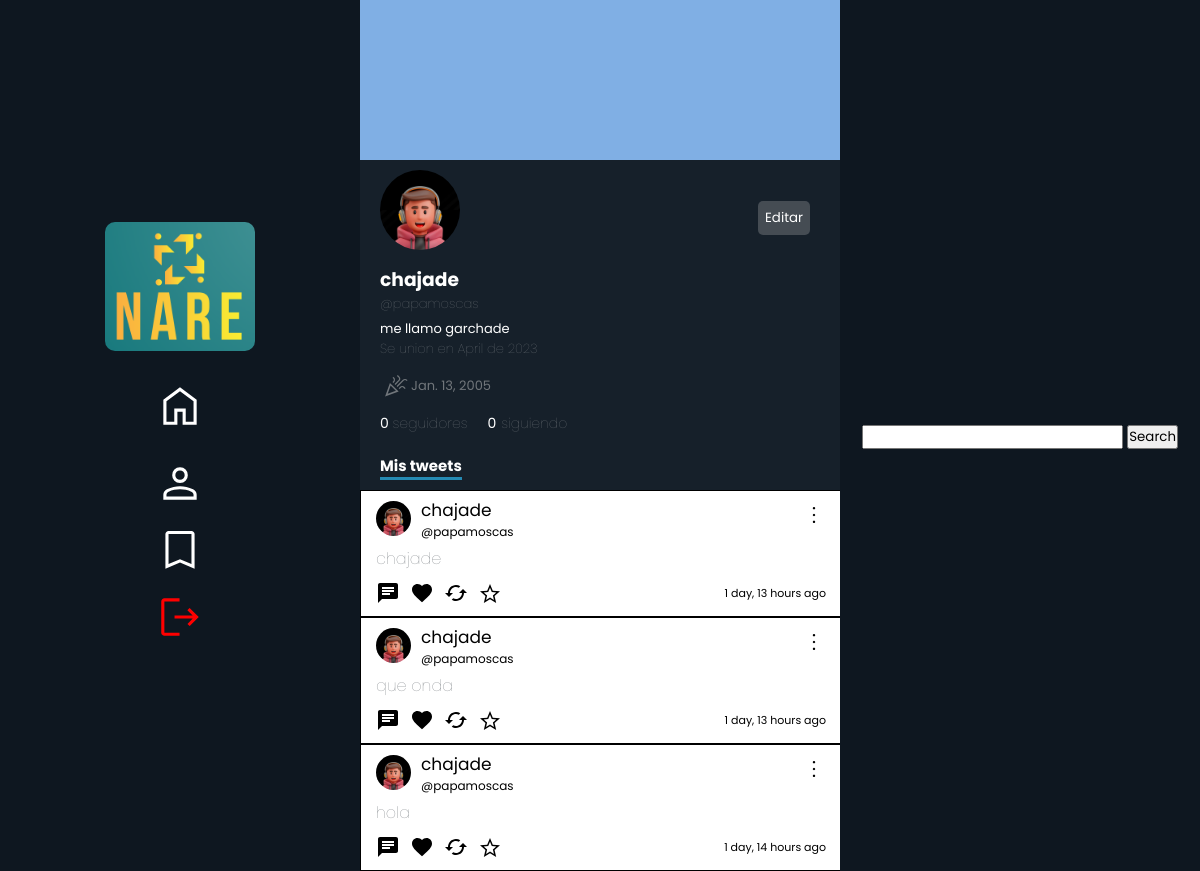
The page /profiles/13 (signed in) on the database as committed earlier.
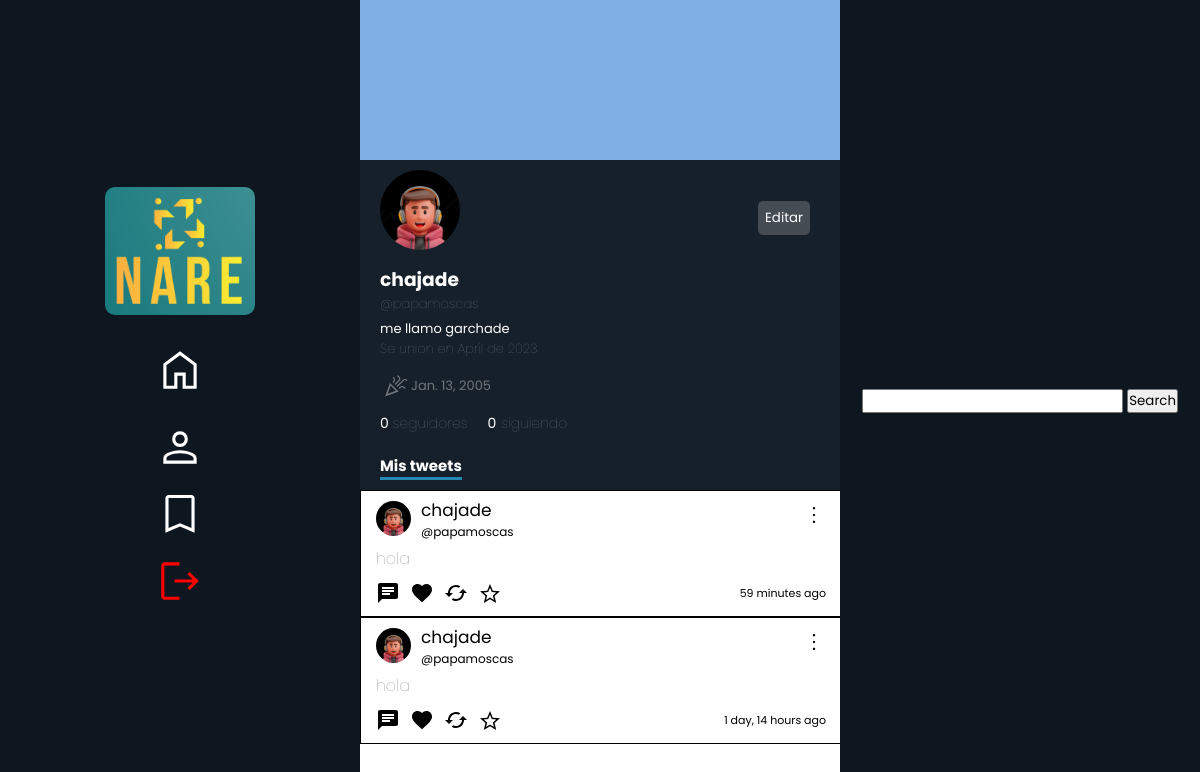
The same page on the database as committed later.
### profiles/models.py (models this page shows, shortened)
class Profiles(models.Model):
    user = models.ForeignKey(User, null=True, on_delete=models.CASCADE )
    username = models.CharField(max_length=30, null=True, default="")
    keeps = models.ManyToManyField(Tweet, related_name='kept_by_profiles', blank=True)
    biography = models.TextField(max_length=250,  null=True, default="", blank=True)
    profileImage = models.ImageField(null=True, blank=True, upload_to='profileImages')
    profileBanner = models.ImageField(null=True, blank=True, upload_to='profileBanners')
    followers = models.IntegerField(default=0)
    followers_users = models.ManyToManyField('self', symmetrical=False, related_name="followage", blank=True)
    followed_users = models.ManyToManyField('self', symmetrical=False, related_name='following', blank=True)
    birthday = models.DateField(null=True)
    webSite = models.CharField(null=True, max_length=100)
    created_at = models.DateTimeField(auto_now_add=True)

### tweet_profiles/models.py (models this page shows)
class Tweet_profile(models.Model):
    tweet = models.ForeignKey(Tweet, null=True, on_delete=models.CASCADE)
    profile = models.ForeignKey(Profiles, null=True, on_delete=models.CASCADE)

### tweets/models.py (models this page shows)
class Tweet(models.Model):
    user = models.ForeignKey(User, null=True, on_delete=models.CASCADE)
    content = models.TextField(max_length=180)
    created_at = models.DateTimeField(auto_now_add=True)
    likes = models.IntegerField(default=0)
    likes_users = models.ManyToManyField(User, related_name="likes_tweets")
    retweets = models.IntegerField(default=0)
    parent_tweet = models.IntegerField(null=True)

### profiles/views.py (the view)
# urls.py: path('profiles/<int:id>', views.myProfile, name="myProfile"),
def myProfile(request, id):
    cant_followers = 0
    cant_following = 0
    current_profile = ""
    current_profile = Profiles.objects.get(user__username = request.user.username)
    if request.user.is_authenticated and request.user.id == id:
        current_profile = Profiles.objects.get(user__username = request.user.username)
    user = Profiles.objects.get(id=id)
    followers = user.followers_users.all()
    following = user.followed_users.all()
    cant_following = user.followed_users.all().count()
    cant_followers = int(user.followers)
    tweets = Tweet_profile.objects.filter(profile__user__id=id).all()
    print(cant_followers)
    print(cant_following)
    cant_following = user.followed_users.all().count()
    return render(request, 'myProfile.html', {
        'usuario': user,
        'current_user': current_profile,
        'is_self': request.user.is_authenticated and request.user.id == id,
        'followers': followers,
        'cant_followers': cant_followers,
        'tweets': tweets,
        'cant_following': cant_following,
        'following': following
    })

### profiles/templates/myProfile.html (shortened to what this page needs)
{% extends 'base.html' %}
{% load static %}
    {% block content %}
    <link rel="stylesheet" href="{% static 'myProfile.css' %}">
    <link rel="stylesheet" href="{% static 'globalFeed.css' %}">
        <div class="profile">
            <div class="profile-banner">
            </div>
            <div class="profile-info">
                <div class="top">
                    {% if usuario.profileImage %}
                        <img src="{{usuario.profileImage.url}} " alt="" class="profilePhoto">
                    {% endif %}
                    {% if is_self %}
                        <button class="editButton">Editar</button>
                    {% endif %}
                </div>
                <div class="followName">
                    <h3 class="username">{{usuario.user.username}}</h3>
                </div>
                <h4 class="atName">@{{usuario.username}}</h4>
                {% if usuario.biography %}
                    <p class="userBiography">{{usuario.biography}}</p>
                {% endif %}
                <h4 class="createdAt">Se union en {{ usuario.created_at|date:"F" }} de {{ usuario.created_at|date:"Y" }}</h4>
                <div class="webAndCreated">
                    {% if usuario.birthday %}
                    <div class="userBirth">
                        <p>{{usuario.birthday}}</p>
                    </div>
                    {% endif %}
                </div>
                <div class="followers-info">
                    <a href="#" class="cant_followers">{{cant_followers}} <span>seguidores</span></a>
                    <a href="#" class="following">{{cant_following}}<span  class="cant_following">siguiendo</span></a>
                </div>
                <h1 class="myTweets">Mis tweets</h1>
            </div>
                <div class="tweets">
                    {% for tweet in tweets %}
                            {% include 'Tweet.html' %}
                    {% endfor %}
                </div>
            </div>
    {% endblock content %}

### tweets/templates/base.html (shortened to what this page needs)
{% load static %}
<!DOCTYPE html>
<html lang="es">
  <head>
    <link rel="stylesheet" href="{% static 'base.css' %}" />
  </head>
  <body>
    <div class="container">
      <nav class="navbar-1">
          <ul>
            <img src="{% static 'logo.png' %}" class="logo">
            <li><a href="{% url 'globalFeed' %}"><img  class="img-ul" src="{% static 'home_FILL0_wght400_GRAD0_opsz48.svg' %}"></a><li>
            {% if user.is_authenticated %}
            <li><a href="{% url 'myProfile' user.id %}"><img class="img-ul"  src="{% static 'person_FILL0_wght400_GRAD0_opsz48.svg'%}" ></a></li>
            <li><a href="{% url 'keeped' user.id %}"><img class="img-ul"  src="{% static 'bookmark_FILL0_wght400_GRAD0_opsz48.svg' %}"></a></li>
            <li><a href="{% url 'logout' %}"><img  class="img-ul" src="{% static 'logout_FILL0_wght400_GRAD0_opsz48.svg' %}"></a></li>
            {% else %}
            <li class="signupButton"><a href="{% url 'signup' %}" >SIGN UP</a></li>
            <li class="signinButton"><a href="{% url 'signin' %}">SIGN IN</a></li>
            {% endif %}
          </ul>
        </nav>
        <main class="baseMain">
          {% block content %}
          {% endblock %}
        </main>
      <nav class="navbar-2">
        <form action="{% url 'search' %}">
              <input type="text" class="searchbar" name="search">
              <button>
                Search
              </button>
            </form>
      </nav>
    </div>
  </body>
</html>

### tweets/templates/Tweet.html (shortened to what this page needs)
<a href="{% if tweet.tweet %}{% url 'tweetDetails' tweet.tweet.id %}{% else %}{% url 'tweetDetails' tweet.id %}{% endif %}" class="tweet">
    <div class="div-content" id="{{tweet.id}}">
        <div class="tweetHead">
            <div class="fotoPerfil">
                {% if tweet.profile.profileImage %}
                <img src="{{tweet.profile.profileImage.url}} " alt="" class="fotito">
                {% endif %}
                <form action="{% if tweet.tweet %}{% url 'myProfile' tweet.profile.user.id %}{% else %}{% url 'myProfile' tweet.user.id %}{% endif %}" class="formName">
                    <div class="username">
                        <button class="usernameTweet">{% if tweet.tweet %}{{tweet.tweet.user.username}}{% else %}{{tweet.user.username}}{% endif %}</button>
                    </div>
                    <p style="font-size: 12px">{% if tweet.tweet %} @{{tweet.profile.username}}{% else %}{{profile.username}}{% endif %}</p>
                </form>
            </div>
            <div class="tweetOptions">
                <button  class="optionButtons" data="true"></button>
            </div>
        </div>
        <span class="tweetMessage">{% if tweet.tweet %}{{tweet.tweet.content}}{% else %}{{tweet.content}}{% endif %}</span>
        <div class="buttons">
            <button class="msgButton" id="{% if tweet.tweet %}{{tweet.tweet.id}}{% else %}{{tweet.id}}{% endif %}">
                    <svg class="msgSvg" xmlns="http://www.w3.org/2000/svg" height="24px" viewBox="0 0 24 24" width="24px" fill="#000000">
                        <path d="M0 0h24v24H0z" fill="none"/>
                        <path d="M20 2H4c-1.1 0-1.99.9-1.99 2L2 22l4-4h14c1.1 0 2-.9 2-2V4c0-1.1-.9-2-2-2zM6 9h12v2H6V9zm8 5H6v-2h8v2zm4-6H6V6h12v2z"/>
                    </svg>
                </button>
                <form action="{% if tweet.tweet %}{% url 'like' tweet.tweet.id %}{% else %}{% url 'like' tweet.id %}{% endif %}" class="likeForm" id="likeForm">
                    <button class="likeBtn" onclick="{% if user.is_authenticated %} like(event, this) {% endif %}" tweet-id="{% if tweet.tweet %}{{tweet.tweet.id}}{% else %}{{tweet.id}}{% endif %}" >
                    </button>
                </form>
                <form>
                    <button>
                    </button>
                </form>
                <form action="{% if tweet.tweet %}{% url 'keepTweets' tweet.tweet.id %}{% else %}{% url 'keepTweets' tweet.id %}{% endif %}" id="keepForm">
                    <button tweet-id="{% if tweet.tweet %}{{tweet.tweet.id}}{% else %}{{tweet.id}}{% endif %}" onclick="{% if user.is_authenticated %} favs(event, this) {% endif %}" class="keptButton">
                        {% if tweet.tweet %}
                            {% if tweet.tweet in tweet.profile.keeps.all  %}
                                <svg class="keepSvg saved" xmlns="http://www.w3.org/2000/svg" height="24px" viewBox="0 96 960 960" width="24px"><path fill="rgb(211, 165, 15)" d="m323 851 157-94 157 95-42-178 138-120-182-16-71-168-71 167-182 16 138 120-42 178Zm-90 125 65-281L80 506l288-25 112-265 112 265 288 25-218 189 65 281-247-149-247 149Zm247-355Z"/></svg>
                            {% else %}
                                <svg class="keepSvg" xmlns="http://www.w3.org/2000/svg" height="24px" viewBox="0 96 960 960" width="24px"><path d="m323 851 157-94 157 95-42-178 138-120-182-16-71-168-71 167-182 16 138 120-42 178Zm-90 125 65-281L80 506l288-25 112-265 112 265 288 25-218 189 65 281-247-149-247 149Zm247-355Z"/></svg>
                            {% endif %}
                        {% endif %}
                    </button>
                </form>
            <p class="timeAgo">{% if tweet.tweet %}{{tweet.tweet.created_at|timesince}} ago {% else %}{{tweet.created_at|timesince}}{% endif %}</p>
        </div>
    </div>
</a>

### tweets/static/base.css (style rules this page uses)
* { margin: 0; padding: 0; font-family: 'Poppins', sans-serif; }
.container { display: flex; justify-content: center; width: 100%; position: relative; }
.baseMain { height: 100vh; display: flex; width: 40vw; }
.navbar-1, .navbar-2 { width: 30vw; background-color: #0e1720; display: flex; flex-direction: column; justify-content: center; align-items: center; height: 100%; }
.navbar-1 { position: fixed; left: 0; top: 0; z-index: 10; }
.navbar-2 { position: fixed; right: 0; top: 0; z-index: 10; }
ul { display: flex; flex-direction: column; gap: 10px; color: white; align-items: center; justify-content: center; }
ul img { width: 150px; border-radius: 10px; }
ul li { list-style: none; }
ul li a { text-decoration: none; color: white; }
.img-ul { width: 50px; }
.logo { margin-bottom: 20px; }

### tweets/static/myProfile.css (style rules this page uses)
main { display: flex; flex-direction: column; justify-content: center; align-items: center; height: 100vh; }
.profile { width: 100%; }
.profile-banner { height: 20vh; width: 100%; background-color: rgb(128, 175, 228); }
.profile-info { width: 100%; height: auto; background-color: rgba(22, 32, 42, 1); color: white; padding: 10px; padding-left: 20px; }
.atName, .createdAt { color: rgba(113, 118, 123, 1); font-weight: 100; font-size: 13px; }
.followers-info { display: flex; gap: 20px; }
.cant_followers, h4, .following { bottom: 0; text-decoration: none; color: white; font-size: 14px; }
.followName { display: flex; gap: 20px; }
.myTweets { font-size: 15px; margin-top: 20px; border-bottom: 3px solid rgb(37, 138, 179); display: inline-block; }
span { color: rgba(113, 118, 123, 1); font-weight: 100; }
.profile-info svg { width: 80px; }
.usernameTweet { background-color: transparent; border: none; cursor: pointer; width: auto; }
.top { display: flex; justify-content: space-between; align-items: center; }
.editButton { margin-right: 50px; border-radius: 5px; background-color: rgba(113, 118, 123, 0.514); border: none; outline: none; cursor: pointer; padding: 7px; color: white; transition: background-color .3s ease, color .3s ease-in-out; }
.cant_following { padding-left: 5px; }
.userBiography { color: white; margin-top: 5px; font-size: 13px; }
.profilePhoto { height: 80px; width: 80px; border-radius: 50%; margin-bottom: 15px; }
.fotito { height: 35px; width: 35px; border-radius: 50%; }
.webAndCreated { display: flex; gap: 10px; padding: 0; margin: 0; }
.userWeb svg, .userBirth svg { color: white; width: 25px; padding: 3px; }
.userBirth { display: flex; align-items: center; gap: 0; margin: 0; }
.userBirth p { color: rgba(113, 118, 123, 1); font-size: 13px; }
.profile-banner { width: 100%; }

### tweets/static/globalFeed.css (style rules this page uses)
* { padding: 0; margin: 0; }
main { display: flex; flex-direction: column; justify-content: start; align-items: center; height: 100vh; }
.tweet { text-decoration: none; color: black; }
.tweets { display: flex; flex-direction: column-reverse; width: 40vw; }
.div-content { display: flex; flex-direction: column; margin: 0 10px 0 0; height: auto; padding-left: 15px; width: 100%; }
.div-content .usernameTweet { text-decoration: none; color: black; background-color: transparent; border: none; font-size: 17px; cursor: pointer; }
.tweetHead { display: flex; justify-content: space-between; }
.tweetHead button { margin-right: 30px; background-color: transparent; border: none; cursor: pointer; }
.tweetOptions button { position: relative; color: white; font-size: 15px; z-index: 1000000; }
.tweetHead svg { width: 24px; }
.tweet .div-content:last-child { border: 1px solid black; }
.buttons { display: flex; }
.buttons button { background: transparent; border: none; padding: 10px 10px 5px 0; cursor: pointer; }
.likeForm { display: flex; align-items: center; }
.fotoPerfil { display: flex; gap: 10px; align-items: center; }
.fotoPerfil svg, .fotoPerfil button { width: 35px; }
.formName { font-size: 11px; gap: 20px; }

### tweets/templates/Tweet.html (style rules this page uses)
.username { display: flex; width: 100%; gap: 15px; align-items: center; }
.usernameTweet { margin: 0; width: 100%; }
.timeAgo { font-size: 11px; align-self: center; margin-left: auto; padding-right: 30px; }
.fotito { width: 35px; height: 35px; border-radius: 50%; }

Rows that differ between the two databases and show on the page:
removed Tweet_profile: profile.profileImage (picture), tweet.user.username "chajade", profile.username "papamoscas", tweet.content "que onda", tweet.created_at "1 day, 13 hours"
removed Tweet_profile: profile.profileImage (picture), tweet.user.username "chajade", profile.username "papamoscas", tweet.content "chajade", tweet.created_at "1 day, 13 hours"
added Tweet_profile: profile.profileImage (picture), tweet.user.username "chajade", profile.username "papamoscas", tweet.content "hola", tweet.created_at "59 minutes"
